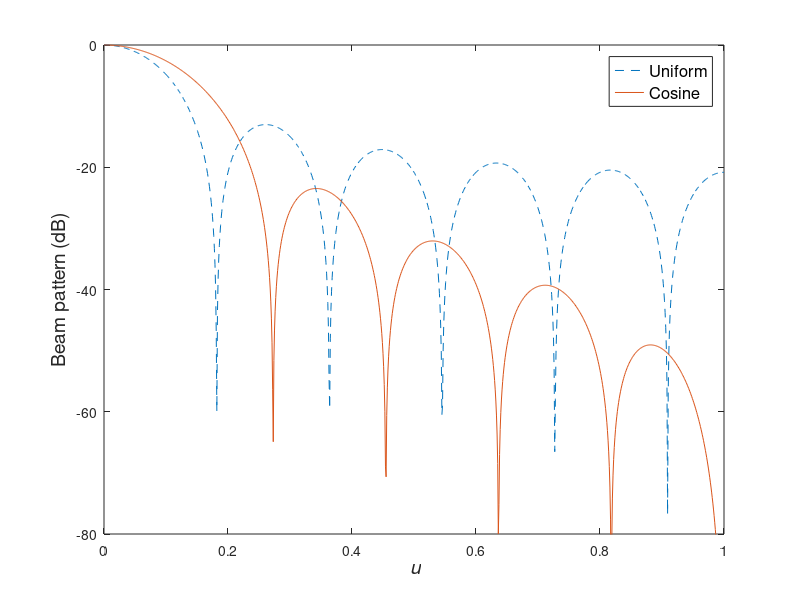

Write MATLAB code to recreate this figure.
%%%%%%%%%%%%%%%%%%%%%%%%%%%%%%%%
% Figure 3.1
% Cosine weighting: Array beam patterns
% Kristine Bell
% Modified by Xin Zhang 3/17/99
% Lillian 04/16/2001, K. Bell 7/20/01, K. Bell 9/30/01
%%%%%%%%%%%%%%%%%%%%%%%%%%%%%%%%

clear all
close all

M=11;
d=0.5;                        % sensor spacing wrt wavelength
D = [-(M-1)/2:1:(M-1)/2]*d;   % sensor positions in wavelengths
% weights, normalized so that w(0)=1
W_unf = ones(1,M);
W_cos = cos(pi*D*2/M);

% Beampatterns 
u = [0:0.001:1];              
A = exp(-j*2*pi*D.'*u);
G_unf = W_unf*A;
G_unf = G_unf/(max(abs(G_unf)));
G_cos = W_cos*A;
G_cos = G_cos/(max(abs(G_cos)));
figure
% array only
clf
plot(u,20*log10(abs(G_unf)),'--')
hold on
plot(u,20*log10(abs(G_cos)),'-')
hold off
axis([0 1 -80 0])
%title([int2str(M) ' element array'])
h=legend('Uniform','Cosine');
set(h,'Fontsize',12)
xlabel('\it u','Fontsize',14)
ylabel('Beam pattern (dB)','Fontsize',14)
